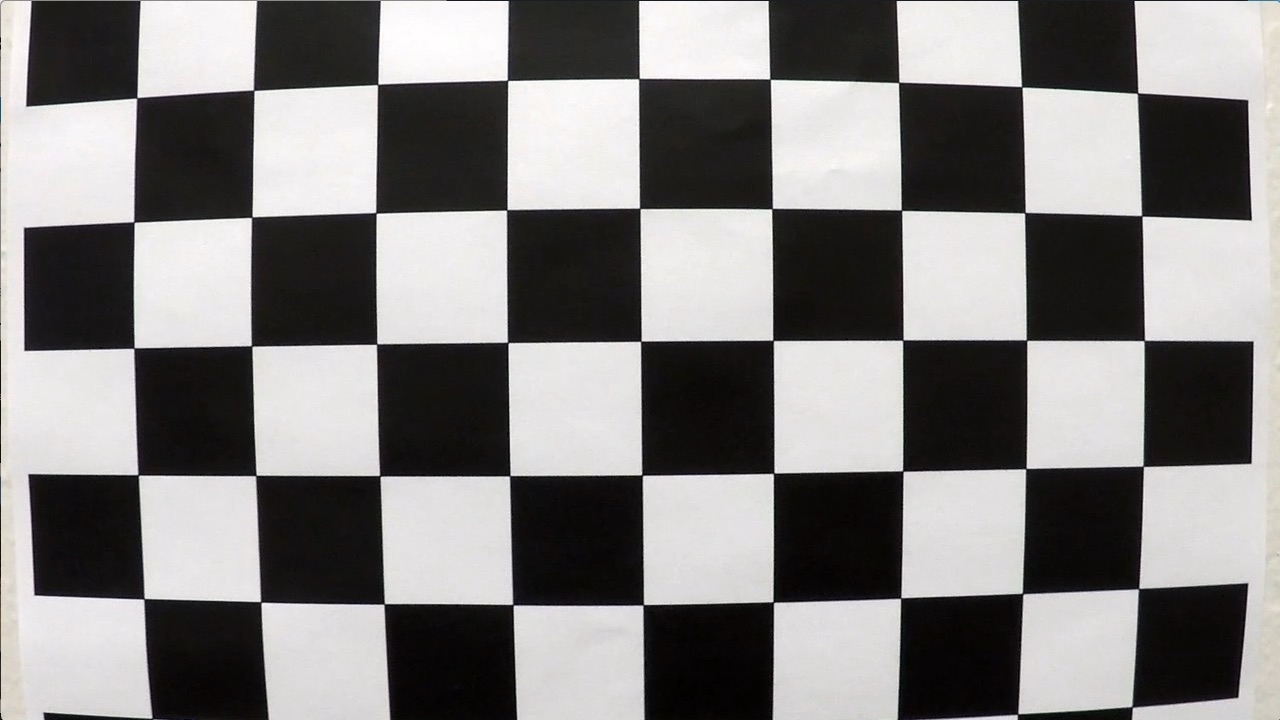
#> input picture camera_cal/calibration1.jpg, 1280 x 720 px; its folder holds 5 pictures in this run; the run also reads 1 picture not shown here
$ jupyter execute --allow-errors P2.ipynb   (older library calls are emulated)
#> lines starting #> are read from the running program, lines starting #| are printed output that depends on the picture
# Self-Driving Car Engineer Nanodegree

## Project: **Advanced Lane Finding Project**

Tasks:

1) Camera calibration using chessboard images

2) Undistort image streams from a car-attached camera

3) Make a binary threshold file using Gradients and different color channels

4) Transform the image to bird-s eye view

5) Detect lane pixels using histograms and fit a polynomial of second degree each.

6) Warp the detected lane boundaries back to original.

7) Show detection results visually

## Import necessary libraries

[cell 1]
import matplotlib.pyplot as plt
import matplotlib.image as mpimg
import numpy as np
import cv2
import os

## Get Calibration Parameters

[cell 2]
def calibrateCamera(checker_folder, show_image):
#> called with checker_folder = './camera_cal', show_image = False
    objpoints=[]
    imgpoints=[]

    objp = np.zeros((6*9,3), np.float32)
    objp[:,:2] = np.mgrid[0:9, 0:6].T.reshape(-1, 2)

    checker_imgs = os.listdir(checker_folder)
    checker_img_size = []

    for checker_img_path in checker_imgs:
        checker_img = cv2.imread(checker_folder + "/" + checker_img_path)
#> checker_img is the input picture: shape (720, 1280, 3); mean B, G, R 127.8, 128.4, 130.1
        checker_gray = cv2.cvtColor(checker_img,cv2.COLOR_BGR2GRAY)

        checker_img_size = (checker_img.shape[1], checker_img.shape[0])

        ret, checker_corners = cv2.findChessboardCorners(checker_gray, (9,6),None)
#> ret = False; checker_corners = None

        if ret == True:
            objpoints.append(objp)
            imgpoints.append(checker_corners)
            if show_image == True:
                img = cv2.drawChessboardCorners(checker_img, (9,6), checker_corners, ret)
                plt.figure()
                plt.imshow(cv2.cvtColor(img, cv2.COLOR_BGR2RGB))

    ret, mtx, dist, rvecs, tvecs = cv2.calibrateCamera(objpoints, imgpoints, checker_img_size,None,None)

    return mtx, dist

## Undistort images using calibration parameters

[cell 3]
def undistort_image(image, mtx, dist, show_image):
#> called with mtx = array of shape (3, 3), dist = array of shape (1, 5), show_image = True
    undistorted_image = cv2.undistort(image, mtx, dist, None, mtx)
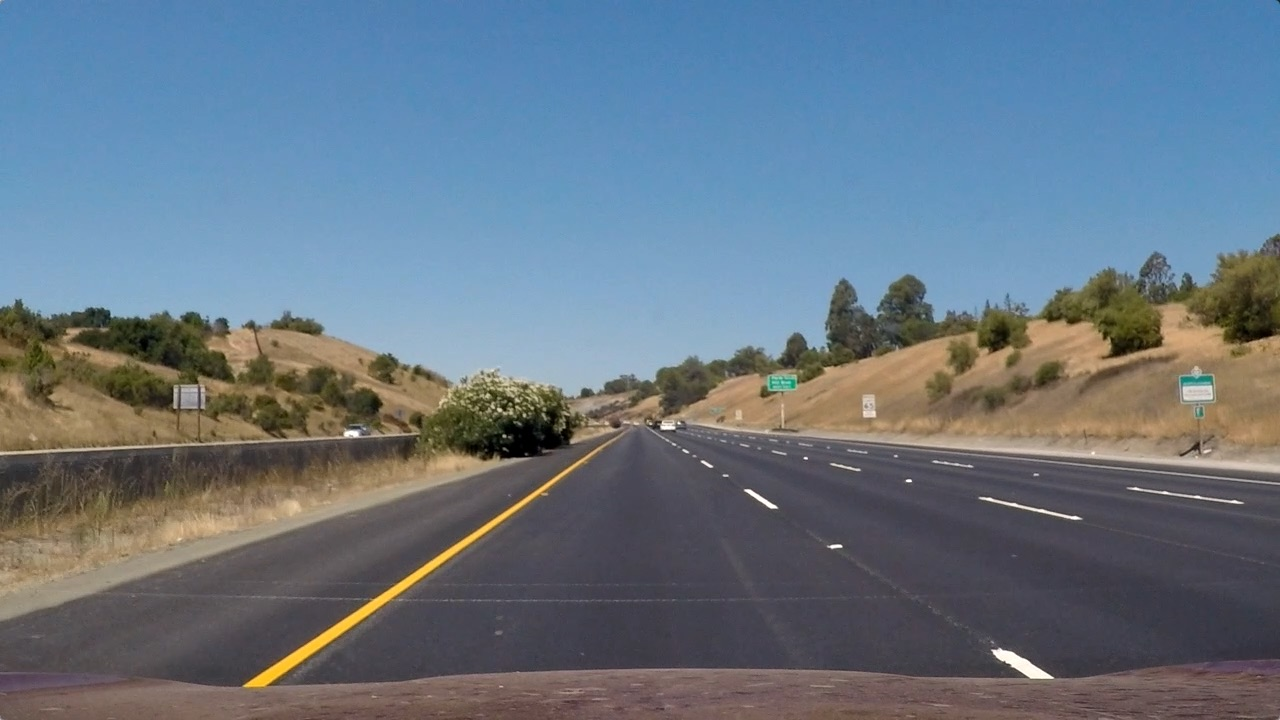
#> input picture test_images/straight_lines1.jpg, 1280 x 720 px
#> in pipelineForWarping, distorted_lane_img is the input picture: shape (720, 1280, 3); mean B, G, R 131.2, 117.7, 103.2
    if show_image == True:
        f, (a1, a2) = plt.subplots(1, 2, figsize=(24, 9))
        #f.tight_layout()
        a1.imshow(np.array(cv2.cvtColor(image, cv2.COLOR_BGR2RGB)))
        a1.set_title('Original Image')
        a2.imshow(np.array(cv2.cvtColor(undistorted_image, cv2.COLOR_BGR2RGB)))
        a2.set_title('Undistorted Image')
        plt.subplots_adjust(left=0., right=1, top=0.9, bottom=0.)

    return undistorted_image

## Apply Gradient Thresholding

[cell 4]
def gradient_axis_thresholding(image, axis, limits=(20,100)):
#> called with axis = 'x', limits = (20, 100)
    gray = cv2.cvtColor(image,cv2.COLOR_BGR2GRAY)
    if axis == 'x':
        sobel = cv2.Sobel(gray, cv2.CV_64F, 1, 0)
    else:
        sobel = cv2.Sobel(gray, cv2.CV_64F, 0, 1)

    abs_sobel = np.absolute(sobel)
    scaled_sobel = np.uint8(255 * abs_sobel / np.max(abs_sobel))
    binary_sobel = np.zeros_like(scaled_sobel)
    binary_sobel[(scaled_sobel >= limits[0]) &(scaled_sobel <= limits[1])] = 1
    return binary_sobel

def gradient_abs_thresholding(image, sobel_kernel=3, mag_thresh=(30, 100)):
#> called with sobel_kernel = 3, mag_thresh = (30, 100)
    gray = cv2.cvtColor(image,cv2.COLOR_BGR2GRAY)

    sobelx = cv2.Sobel(gray, cv2.CV_64F, 1, 0, ksize=sobel_kernel)
    sobely = cv2.Sobel(gray, cv2.CV_64F, 0, 1, ksize=sobel_kernel)

    gradmag = np.sqrt(sobelx**2 + sobely**2)

    scale_factor = np.max(gradmag)/255
    gradmag = (gradmag/scale_factor).astype(np.uint8)
    binary_output = np.zeros_like(gradmag)
    binary_output[(gradmag >= mag_thresh[0]) & (gradmag <= mag_thresh[1])] = 1
    return binary_output

def gradient_dir_thresholding(image, sobel_kernel=3, dir_thresh=(0.7, 1.3)):
#> called with sobel_kernel = 3, dir_thresh = (0.7, 1.3)
    gray = cv2.cvtColor(image, cv2.COLOR_BGR2GRAY)

    sobelx = cv2.Sobel(gray, cv2.CV_64F, 1, 0, ksize=sobel_kernel)
    sobely = cv2.Sobel(gray, cv2.CV_64F, 0, 1, ksize=sobel_kernel)

    absgraddir = np.arctan2(np.absolute(sobely), np.absolute(sobelx))
    binary_output =  np.zeros_like(absgraddir)
    binary_output[(absgraddir >= dir_thresh[0]) & (absgraddir <= dir_thresh[1])] = 1

    return binary_output

def gradient_thresholding(image, limits=(20,100), mag_sobel_kernel=3, mag_thresh=(30, 100), dir_sobel_kernel=3, dir_thresh=(0.7, 1.3)):
    sobel_x = gradient_axis_thresholding(image, 'x', limits)
    sobel_y = gradient_axis_thresholding(image, 'y', limits)
    sobel_abs = gradient_abs_thresholding(image, mag_sobel_kernel, mag_thresh)
    sobel_dir = gradient_dir_thresholding(image, dir_sobel_kernel, dir_thresh)
    binary_output = np.zeros_like(sobel_dir)
    binary_output[((sobel_x ==1 ) & (sobel_y == 1)) | ((sobel_abs ==1 ) & (sobel_dir == 1))] = 1
    return binary_output

## Apply Color Thresholding and Make a binary threshold image

[cell 5]
def color_thresholding(image, limits=(170, 255)):
#> called with limits = (170, 255)
    hls = cv2.cvtColor(image, cv2.COLOR_BGR2HLS)
    s_channel = hls[:,:,2]
    s_binary = np.zeros_like(s_channel)
    s_binary[(s_channel >= limits[0]) & (s_channel <= limits[1])] = 1
    return s_binary

def thresholding(image, limits=(20,100), mag_sobel_kernel=3, mag_thresh=(30, 100), dir_sobel_kernel=3, dir_thresh=(0.7, 1.3), color_thresh = (170, 255), show_image = True):
    s_gradient_binary = gradient_thresholding(image, limits, mag_sobel_kernel, mag_thresh, dir_sobel_kernel, dir_thresh)
    s_color_binary = color_thresholding(image, color_thresh)
#> call 2 of pipelineForWarping, with image = './test_images/straight_lines2.jpg', mtx = array of shape (3, 3), dist = array of shape (1, 5), isPath = True, show_images = False
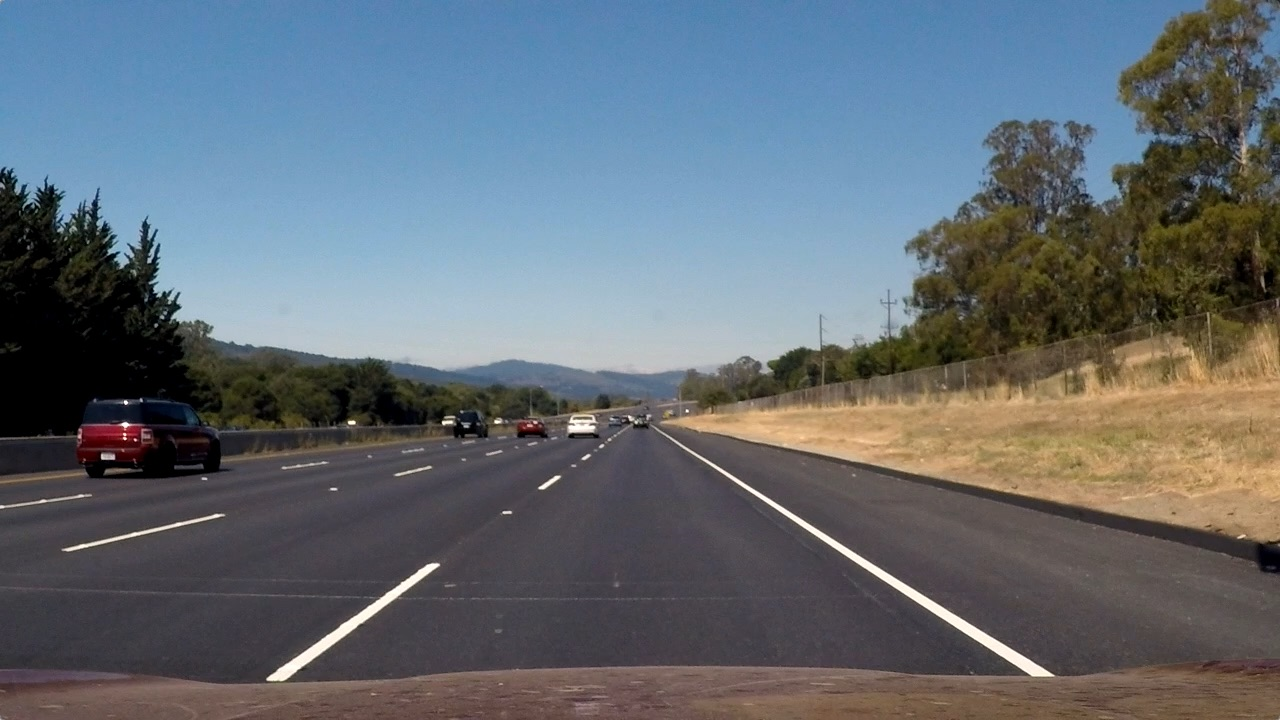
#> input picture test_images/straight_lines2.jpg, 1280 x 720 px
#> in pipelineForWarping, distorted_lane_img is the input picture: shape (720, 1280, 3); mean B, G, R 115.1, 107.7, 99.4
#> call 2 of thresholding, with limits = (20, 100), mag_sobel_kernel = 3, mag_thresh = (30, 100), dir_sobel_kernel = 3, dir_thresh = (0.7, 1.3), color_thresh = (170, 255), show_image = False
#> in thresholding (call 2), `s_gradient_binary = gradient_thresholding(image, limits, mag_sobel_ker..`:
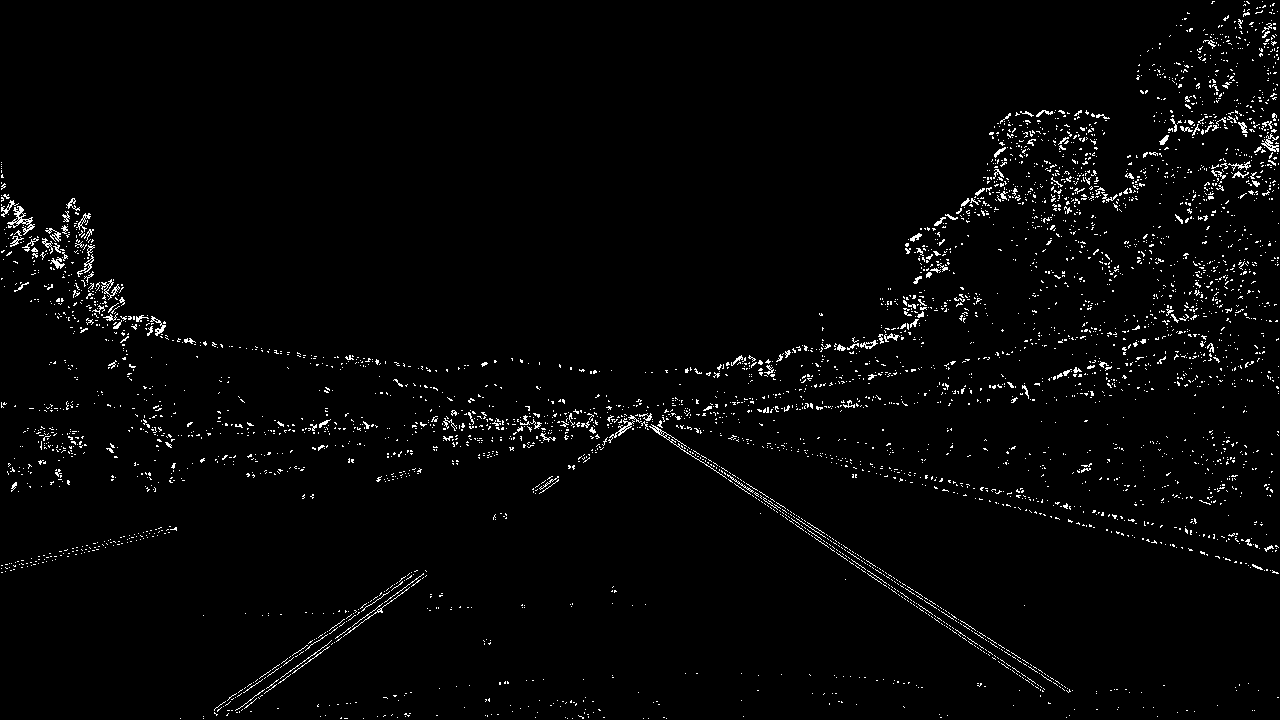
#> s_gradient_binary: shape (720, 1280) float64; values 0 (black) and 1 (white), 2.2% white in thin lines or dots
    s_binary = np.zeros_like(s_color_binary)
    s_binary[(s_gradient_binary == 1) | (s_color_binary == 1)] = 1
    if show_image == True:
        f, (a1, a2) = plt.subplots(1, 2, figsize=(24, 9))
        #f.tight_layout()
        a1.imshow(np.array(cv2.cvtColor(image, cv2.COLOR_BGR2RGB)))
        a1.set_title('Original Image')
        a2.imshow(s_binary)
        a2.set_title('Threshold Image')
        plt.subplots_adjust(left=0., right=1, top=0.9, bottom=0.)

    return s_binary

## Create basic histograms out of binary threshold images

[cell 6]
def histogram_maker(warped, show_image=True):
#> called with show_image = True
    histogram = np.sum(warped[warped.shape[0]//2:,:], axis=0)
#> histogram = 1280 values, max 360 at index 398, min 0 at index 28, mean 10.52

    if show_image == True:
        plt.plot(histogram)

    out_img = np.dstack((warped, warped, warped))*255
    midpoint = np.int(histogram.shape[0]//2)
    leftx_base = np.argmax(histogram[:midpoint])
#> leftx_base = 398
    rightx_base = np.argmax(histogram[midpoint:]) + midpoint
#> rightx_base = 893

    return histogram, leftx_base, rightx_base

## Define a pipeline process for the camera calibration and the image warping
## Test this pipeline with images

[cell 7]
def pipelineForCalibrationAndWarping(imagePathToWarp, show_images):
    mtx, dist = calibrateCamera("./camera_cal", False)
    distorted_img = cv2.imread("./camera_cal/calibration1.jpg")
    undistorted_img = undistort_image(distorted_img, mtx, dist, show_images)
    result=cv2.imwrite("output_images/cal_undistorted.jpg", undistorted_img)
    warped, _ = pipelineForWarping(imagePathToWarp, mtx, dist, True, show_images)
    return warped, mtx, dist

def pipelineForWarping(image, mtx, dist, isPath, show_images):
    if(isPath == True):
        distorted_lane_img = cv2.imread(image)
    else:
        distorted_lane_img = cv2.cvtColor(image,cv2.COLOR_RGB2BGR)

    undistorted_lane_img = undistort_image(distorted_lane_img, mtx, dist, False)
    thresholded_lane_img = thresholding(undistorted_lane_img, show_image = show_images)

    offset = 100
    img_size = (thresholded_lane_img.shape[1], thresholded_lane_img.shape[0])

    #src = np.float32([[210,700],[580,460], [1080, 700], [680,460]])
    #src = np.float32([[210,700],[580,460], [1080, 700], [700,460]])
    #dst = np.float32([[offset, img_size[1]-offset], [offset, offset],
    #                  [img_size[0]-offset, img_size[1]-offset], [img_size[0]-offset, offset]])

    y_bottom = 720
    y_top = 450
    src_x1 = 240 #bottom left
    src_x2 = 1040 #bottom right
    src_x3 = 600 #top left
    src_x4 = 680 #top right

    shrink_base_factor = 0.55

    dest_x1 = src_x1 + (src_x2 - src_x1) * (1- shrink_base_factor) / 2
    dest_x2 = src_x2 - (src_x2 - src_x1) * (1- shrink_base_factor) / 2

    src = np.float32([[src_x1,y_bottom],[src_x2,y_bottom],[src_x3,y_top],[src_x4,y_top]])
    dst = np.float32([[dest_x1,y_bottom],[dest_x2,y_bottom],[dest_x1,0],[dest_x2,0]])
    M = cv2.getPerspectiveTransform(src, dst)
    M_reverse = cv2.getPerspectiveTransform(dst, src)
    warped = cv2.warpPerspective(thresholded_lane_img, M, img_size)

    if(show_images):
        plt.figure()
        plt.imshow(warped)

    if(isPath == True):
        base=os.path.splitext(os.path.basename(image))[0]
        result=cv2.imwrite("output_images/"+ base + "_warped.jpg", 255* warped)
        result1=cv2.imwrite("output_images/"+ base + "_thresholded.jpg", 255* thresholded_lane_img)
        result2=cv2.imwrite("output_images/"+ base + "_undistorted.jpg", undistorted_lane_img)

    return warped, M_reverse

warped, mtx, dist = pipelineForCalibrationAndWarping("./test_images/straight_lines1.jpg", True)
_, _ = pipelineForWarping("./test_images/straight_lines2.jpg", mtx, dist, True, False)
_, _ = pipelineForWarping("./test_images/test1.jpg", mtx, dist, True, False)
#> (the rest of this cell did not finish here and is left out)

## Test Histogram Maker

[cell 8]
histogram_maker(warped)

## Define the process of finding lane pixels and fitting a curve to lane pixels using window approach

[cell 9]
def find_lane_pixels(binary_warped):
    histogram = np.sum(binary_warped[binary_warped.shape[0]//2:,:], axis=0)
    out_img = np.dstack((binary_warped, binary_warped, binary_warped))

    midpoint = np.int(histogram.shape[0]//2)
    leftx_base = np.argmax(histogram[:midpoint])
#> leftx_base = 398
    rightx_base = np.argmax(histogram[midpoint:]) + midpoint
#> rightx_base = 893

    nwindows = 9
    margin = 40
    minpix = 40

    window_height = np.int(binary_warped.shape[0]//nwindows)
    nonzero = binary_warped.nonzero()
#> nonzero = 50907 positions, rows 0 to 719, columns 0 to 1093
    nonzeroy = np.array(nonzero[0])
    nonzerox = np.array(nonzero[1])

    leftx_current = leftx_base
#> leftx_current = 398
    rightx_current = rightx_base
#> rightx_current = 893

    left_lane_inds = []
    right_lane_inds = []

    for window in range(nwindows):
        win_y_low = binary_warped.shape[0] - (window+1)*window_height
        win_y_high = binary_warped.shape[0] - window*window_height
        win_xleft_low = leftx_current - margin
        win_xleft_high = leftx_current + margin
        win_xright_low = rightx_current - margin
        win_xright_high = rightx_current + margin

        cv2.rectangle(out_img,(win_xleft_low,win_y_low),
        (win_xleft_high,win_y_high),(0,255,0), 2)
        cv2.rectangle(out_img,(win_xright_low,win_y_low),
        (win_xright_high,win_y_high),(0,255,0), 2)

        good_left_inds = ((nonzeroy >= win_y_low) & (nonzeroy < win_y_high) &
        (nonzerox >= win_xleft_low) &  (nonzerox < win_xleft_high)).nonzero()[0]
        good_right_inds = ((nonzeroy >= win_y_low) & (nonzeroy < win_y_high) &
        (nonzerox >= win_xright_low) &  (nonzerox < win_xright_high)).nonzero()[0]

        left_lane_inds.append(good_left_inds)
        right_lane_inds.append(good_right_inds)

        if len(good_left_inds) > minpix:
            leftx_current = np.int(np.mean(nonzerox[good_left_inds]))
        if len(good_right_inds) > minpix:
            rightx_current = np.int(np.mean(nonzerox[good_right_inds]))
#> this loop made 9 passes
#> (win_xleft_low, win_xleft_high, win_xright_low, win_xright_high, leftx_current, rightx_current) on passes 1 to 4: (358, 438, 853, 933, 399, 891), (359, 439, 851, 931, 401, 890), (361, 441, 850, 930, 404, 890), (364, 444, 850, 930, 402, 893)

    try:
        left_lane_inds = np.concatenate(left_lane_inds)
        right_lane_inds = np.concatenate(right_lane_inds)
    except ValueError:
        pass

    leftx = nonzerox[left_lane_inds]
    lefty = nonzeroy[left_lane_inds]
    rightx = nonzerox[right_lane_inds]
    righty = nonzeroy[right_lane_inds]

    return leftx, lefty, rightx, righty, out_img


def window_maker(binary_warped, show_image=True):
    leftx, lefty, rightx, righty, out_img = find_lane_pixels(binary_warped)

    left_fit = np.polyfit(lefty, leftx, 2)
    right_fit = np.polyfit(righty, rightx, 2)

    ploty = np.linspace(0, binary_warped.shape[0]-1, binary_warped.shape[0] )
    try:
        left_fitx = left_fit[0]*ploty**2 + left_fit[1]*ploty + left_fit[2]
        right_fitx = right_fit[0]*ploty**2 + right_fit[1]*ploty + right_fit[2]
    except TypeError:
        print('The function failed to fit a line!')
        left_fitx = 1*ploty**2 + 1*ploty
        right_fitx = 1*ploty**2 + 1*ploty

    out_img[lefty, leftx] = [255, 0, 0]
    out_img[righty, rightx] = [0, 0, 255]

    if (show_image == True):
        plt.plot(left_fitx, ploty, color='yellow')
        plt.plot(right_fitx, ploty, color='yellow')

    return out_img, left_fit, right_fit

windows, _, _ = window_maker(warped)
plt.imshow(windows)
result=cv2.imwrite("output_images/straight_lines1_windows.jpg", windows)

[cell 10]
# Import everything needed to edit/save/watch video clips
from moviepy.editor import *
from IPython.display import HTML

# Define a class to receive the characteristics of each line detection
class Line():
    # [24 lines left out: function __init__, not called in this run]

## Helper Functions for measuring lane curvatures and displaying info over images

[cell 11]
ym_per_pix = 30/720 # meters per pixel in y dimension
xm_per_pix = 3.7/700 # meters per pixel in x dimension

# [34 lines left out: functions measure_curvature_real, display_text_over_image, not called in this run]

## Lane finding by making use of  lane pixels of previous frames

[cell 12]
# [116 lines left out: functions fit_poly, sanity_checker, window_maker_feed_forward, not called in this run]

## Define whole lane finding pipeline for videos

[cell 13]
def video_pipeline(in_path = 'project_video.mp4', out_path = 'output_images/project_video.mp4'):

    clip = VideoFileClip(in_path)
    frames = int(clip.fps * clip.duration)
    initial_warp, _ = pipelineForWarping(clip.get_frame(3), mtx, dist, False, False)
    _, left_fit, right_fit = window_maker(initial_warp, show_image = False)

    left_lane = Line()
    right_lane = Line()

    left_lane.current_fit = left_fit
    right_lane.current_fit = right_fit
    processed_images = []
    for i in range(0, frames):
        image = clip.get_frame(i/clip.fps)
        warp, M_reverse =  pipelineForWarping(image, mtx, dist, False, False)
        image_with_path = window_maker_feed_forward(warp, M_reverse, left_lane, right_lane)
        result = cv2.addWeighted(image, 1, image_with_path, 0.3, 0)
        curvature = left_lane.radius_of_curvature
        distance = round((640 - (left_lane.line_base_pos + right_lane.line_base_pos) / 2) * xm_per_pix,2)
        result = display_text_over_image(result,curvature,distance)
        processed_images.append(result)
    clip = ImageSequenceClip(processed_images, fps=clip.fps)
    clip.write_videofile(out_path, audio=False)

As I go to each frame manually by get_frame function, the video pipeline below is a bit slow!

#> (a cell that did not finish here is left out)

[cell 15]
HTML("""
<video width="960" height="540" controls>
  <source src="{0}">
</video>
""".format('output_images/project_video.mp4'))

#> (a cell that did not finish here is left out)
